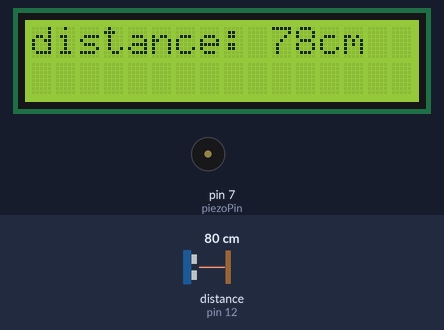
Bench run of a sketch on a simulated Arduino Uno, built with avr-gcc and run on an emulated ATmega328P. Parts: 16×2 character LCD, buzzer (waves = sounding). Wiring (inferred from the names in the program): ultrasonic range finder: trigger pin 11; echo pin 12. Inputs (shaded band) come from the test bench; at power-on: distance to the obstacle (sensor on pin 12) 80 cm. The echo pulse lasts 58.3 µs per cm; what the sketch prints to the serial monitor is not drawn.

Above: at 1.2 s.
1.3 s: distance to the obstacle (sensor on pin 12) set to 35 cm
At 2.4 s:
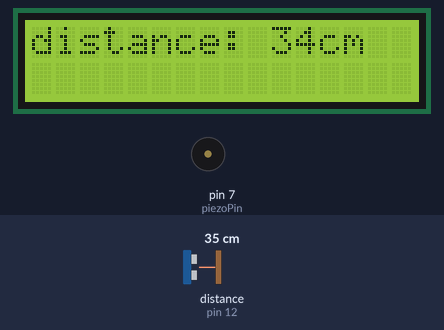
4.0 s: distance to the obstacle (sensor on pin 12) set to 28 cm
At 5.4 s:
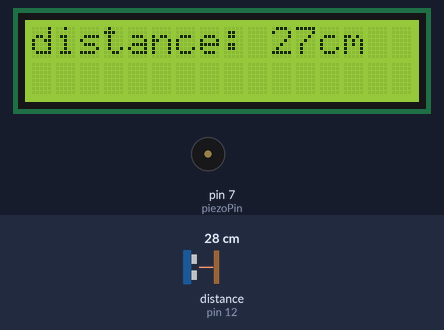
9.8 s: distance to the obstacle (sensor on pin 12) set to 2 cm
At 11.7 s:
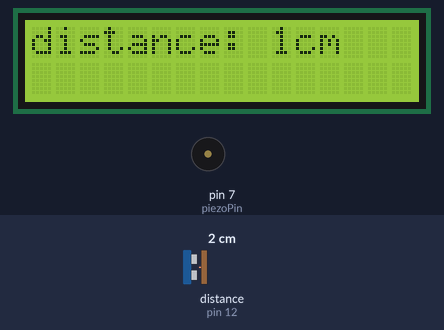
Timing chart, 0 to 18.5 s (numbered marks = the images above; inputs shaded):
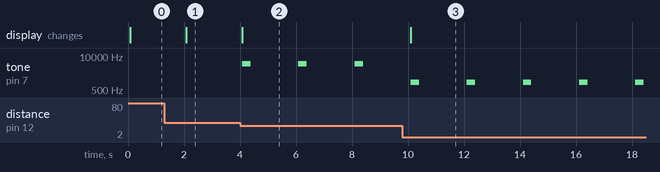

The sketch:

04_sonic_piezo_lcd.ino
```cpp
#include <LiquidCrystal.h>

int trigPin=11;  //아두이노가 전류를 넣어 초음파를 발사하게 하는 핀
int echoPin=12;  //수신부로 입력된 초음파를 받는 핀
int piezoPin=7;
int distance;
LiquidCrystal LCD(10,9,2,3,4,5);

void setup() {
  Serial.begin(9600);
  pinMode(trigPin, OUTPUT);
  pinMode(echoPin, INPUT);
  pinMode(piezoPin, OUTPUT);
  LCD.begin(16,2); //LCD 초기화
}
int checkDistance(){  //거리를 cm로 반환하는 함수
  //초음파 발생시킴 : 10us 동안 전류를 trigPin에 출력
  digitalWrite(trigPin, LOW);
  delayMicroseconds(2);       //초기화
  digitalWrite(trigPin, HIGH);
  delayMicroseconds(10);
  digitalWrite(trigPin, LOW);
  //돌아온 초음파를 분석하여 거리 계산
  distance = pulseIn(echoPin, HIGH)/2 * 0.034;
        //왕복시간이므로 반으로 나눈다 : 반환값은 unsigned long
        //cm와 microsecond의 단위를 통일시켜야 함
        //1m = 100cm : 340m --> 34000cm
        //1s = 1,000,000us
        //34000/1000000 --> 0.034cm/us
   return distance;
}
void tonePiezo(){   //피에조 부저
  noTone(piezoPin);
  if(distance<10){           //거리가 10cm미만일 경우
    tone(piezoPin, 1000, 300);  //tone(pin, frequency, duration)
  } else if(distance<20){    //거리가 10cm~20cm미만일 경우
    tone(piezoPin, 3000, 300);
  } else if(distance<30){    //거리가 12cm~30cm미만일 경우
    tone(piezoPin, 5000, 300);
  } else{                    //거리가 30cm이상일 경우
    noTone(piezoPin);
  }
}
void loop() {
  distance = checkDistance();  //거리 반환
  tonePiezo();                //거리에 따른 부저 울리기
  //LCD 출력
  LCD.clear();
  LCD.print("distance: "+ String(distance) + "cm");
  delay(1000);
  //시리얼 모니터 출력
  Serial.println("distance : " + String(distance) + "cm");
  delay(1000);
}
```

Measured:
- the behaviour switches between 31 and 30 cm on distance to the obstacle (sensor on pin 12) (found by bisection; images 1 and 2)
- after the input at 1.3 s, the display: changes after 0.78 s (image 1)
- after the input at 4.0 s, tone on pin 7 (piezoPin): alternates 5000 Hz for 0.30 s and silent for 1.7 s, starting after 0.08 s; the display: changes after 0.09 s (image 2)
- after the input at 9.8 s, the display: changes after 0.30 s (image 3)
